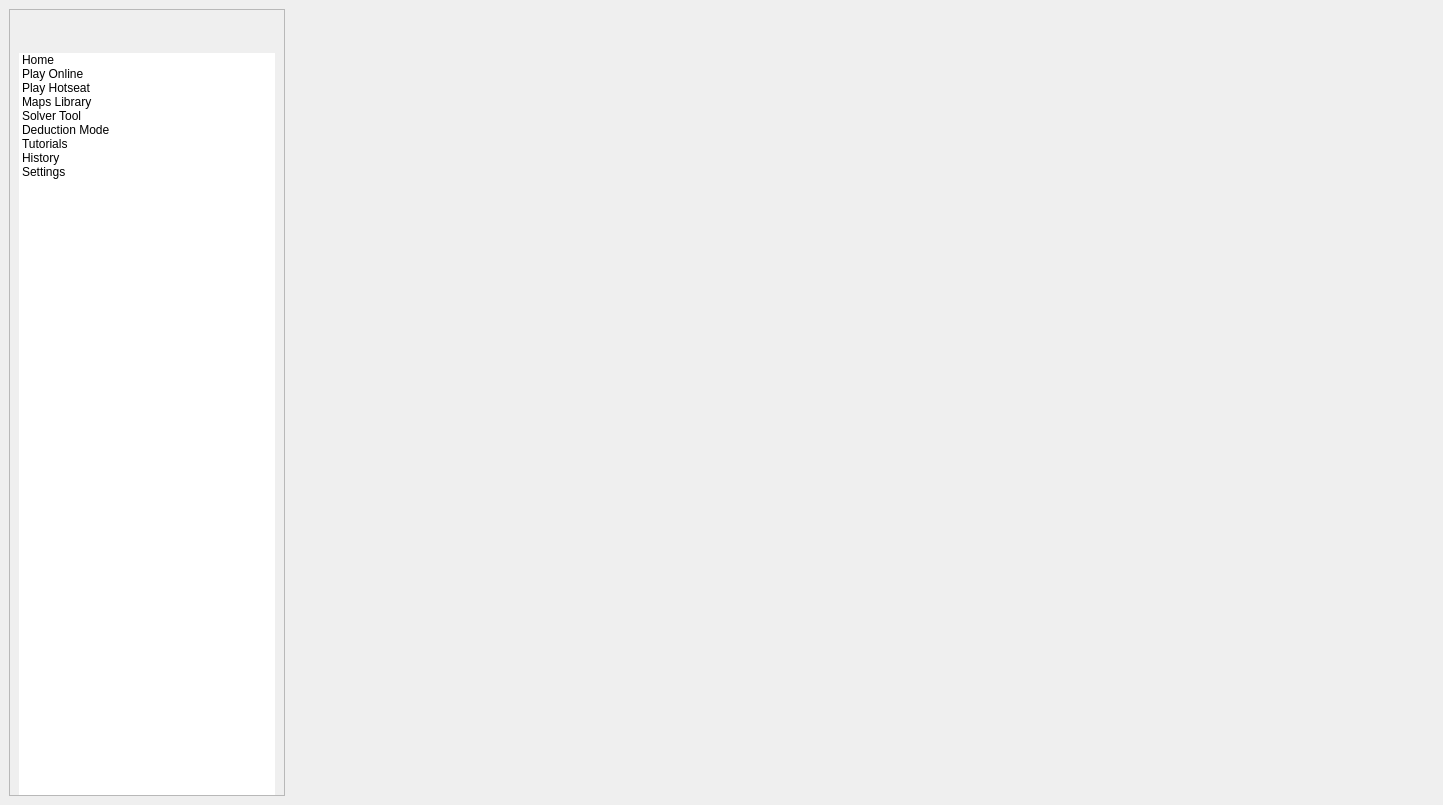
<?xml version="1.0" encoding="UTF-8"?>
<ui version="4.0">
 <class>MainWindow</class>
 <widget class="QMainWindow" name="MainWindow">
  <property name="geometry">
   <rect>
    <x>0</x>
    <y>0</y>
    <width>1443</width>
    <height>805</height>
   </rect>
  </property>
  <property name="sizePolicy">
   <sizepolicy hsizetype="Preferred" vsizetype="Preferred">
    <horstretch>0</horstretch>
    <verstretch>0</verstretch>
   </sizepolicy>
  </property>
  <property name="windowTitle">
   <string>MainWindow</string>
  </property>
  <widget class="QWidget" name="centralwidget">
   <layout class="QVBoxLayout" name="centralLayout">
    <property name="bottomMargin">
     <number>9</number>
    </property>
    <item>
     <widget class="QScrollArea" name="mainScroll">
      <property name="frameShape">
       <enum>QFrame::Shape::NoFrame</enum>
      </property>
      <property name="verticalScrollBarPolicy">
       <enum>Qt::ScrollBarPolicy::ScrollBarAlwaysOff</enum>
      </property>
      <property name="horizontalScrollBarPolicy">
       <enum>Qt::ScrollBarPolicy::ScrollBarAsNeeded</enum>
      </property>
      <property name="widgetResizable">
       <bool>true</bool>
      </property>
      <widget class="QWidget" name="mainScrollContent">
       <property name="geometry">
        <rect>
         <x>0</x>
         <y>0</y>
         <width>1425</width>
         <height>787</height>
        </rect>
       </property>
       <property name="minimumSize">
        <size>
         <width>1425</width>
         <height>0</height>
        </size>
       </property>
       <layout class="QHBoxLayout" name="horizontalLayout_9">
        <property name="spacing">
         <number>0</number>
        </property>
        <property name="leftMargin">
         <number>0</number>
        </property>
        <property name="topMargin">
         <number>0</number>
        </property>
        <property name="rightMargin">
         <number>0</number>
        </property>
        <property name="bottomMargin">
         <number>0</number>
        </property>
        <item>
         <widget class="QFrame" name="sidebarFrame">
          <property name="frameShape">
           <enum>QFrame::Shape::StyledPanel</enum>
          </property>
          <property name="frameShadow">
           <enum>QFrame::Shadow::Raised</enum>
          </property>
          <layout class="QVBoxLayout" name="verticalLayout_3">
           <property name="spacing">
            <number>0</number>
           </property>
           <property name="bottomMargin">
            <number>0</number>
           </property>
           <item>
            <widget class="QWidget" name="sidebarTitle" native="true">
             <property name="sizePolicy">
              <sizepolicy hsizetype="Preferred" vsizetype="Fixed">
               <horstretch>0</horstretch>
               <verstretch>0</verstretch>
              </sizepolicy>
             </property>
             <layout class="QHBoxLayout" name="sidebarTitleLayout">
              <property name="spacing">
               <number>8</number>
              </property>
              <property name="leftMargin">
               <number>12</number>
              </property>
              <property name="topMargin">
               <number>12</number>
              </property>
              <property name="rightMargin">
               <number>12</number>
              </property>
              <property name="bottomMargin">
               <number>8</number>
              </property>
              <item>
               <widget class="QLabel" name="lblSidebarLogo">
                <property name="text">
                 <string/>
                </property>
                <property name="scaledContents">
                 <bool>false</bool>
                </property>
                <property name="alignment">
                 <set>Qt::AlignmentFlag::AlignLeft|Qt::AlignmentFlag::AlignVCenter</set>
                </property>
               </widget>
              </item>
             </layout>
            </widget>
           </item>
           <item>
            <widget class="QListWidget" name="navList">
             <property name="frameShape">
              <enum>QFrame::Shape::NoFrame</enum>
             </property>
             <property name="sizePolicy">
              <sizepolicy hsizetype="Maximum" vsizetype="Expanding">
               <horstretch>0</horstretch>
               <verstretch>0</verstretch>
              </sizepolicy>
             </property>
             <property name="minimumSize">
              <size>
               <width>200</width>
               <height>0</height>
              </size>
             </property>
             <property name="iconSize">
              <size>
               <width>29</width>
               <height>29</height>
              </size>
             </property>
             <property name="horizontalScrollBarPolicy">
              <enum>Qt::ScrollBarPolicy::ScrollBarAlwaysOff</enum>
             </property>
             <property name="spacing">
              <number>4</number>
             </property>
             <item>
              <property name="text">
               <string>Home</string>
              </property>
             </item>
             <item>
              <property name="text">
               <string>Play Online</string>
              </property>
             </item>
             <item>
              <property name="text">
               <string>Play Hotseat</string>
              </property>
             </item>
             <item>
              <property name="text">
               <string>Maps Library</string>
              </property>
             </item>
             <item>
              <property name="text">
               <string>Solver Tool</string>
              </property>
             </item>
             <item>
              <property name="text">
               <string>Deduction Mode</string>
              </property>
             </item>
             <item>
              <property name="text">
               <string>Tutorials</string>
              </property>
             </item>
             <item>
              <property name="text">
               <string>History</string>
              </property>
             </item>
             <item>
              <property name="text">
               <string>Settings</string>
              </property>
             </item>
            </widget>
           </item>
          </layout>
         </widget>
        </item>
        <item>
         <widget class="QStackedWidget" name="pagesStack">
          <property name="sizePolicy">
           <sizepolicy hsizetype="Preferred" vsizetype="Preferred">
            <horstretch>0</horstretch>
            <verstretch>0</verstretch>
           </sizepolicy>
          </property>
          <property name="minimumSize">
           <size>
            <width>0</width>
            <height>0</height>
           </size>
          </property>
          <property name="lineWidth">
           <number>1</number>
          </property>
          <property name="currentIndex">
           <number>-1</number>
          </property>
         </widget>
        </item>
       </layout>
      </widget>
     </widget>
    </item>
   </layout>
  </widget>
 </widget>
 <resources/>
 <connections/>
</ui>
